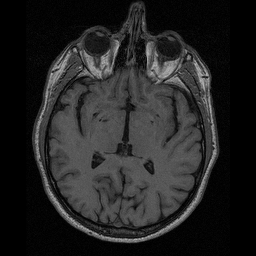
#> input picture data/lab-01-data/brain-slice40.tiff, 256 x 256 px, found by its file name; its folder holds 4 pictures in this run
$ jupyter execute --allow-errors lab_01_segmentation.ipynb   (shell and % lines are left out)
#> lines starting #> are read from the running program, lines starting #| are printed output that depends on the picture; after the words box and inside, x2 and y2 are one past the last pixel; in counts of white or black regions, pixels touching at a corner belong together; long printed decimals are rounded
# [IAPR 2020:][iapr2020] Lab 1 ‒  Image segmentation

**Authors:** Claire Meyer, Nicolas Furrer, Philipp Schuler
**Due date:** 26.03.2020

[iapr2018]: https://github.com/LTS5/iapr-2020

## Extract relevant data
We first need to extract the `lab-01-data.tar.gz` archive.
To this end, we use the [tarfile] module from the Python standard library.

[tarfile]: https://docs.python.org/3.6/library/tarfile.html

[cell 1]
import tarfile
import os

data_base_path = os.path.join(os.pardir, 'data')
data_folder = 'lab-01-data'
#tar_path = os.path.join(data_base_path, data_folder + '.tar.gz')
#with tarfile.open(tar_path, mode='r:gz') as tar:
#    tar.extractall(path=data_base_path)

## Part 1: Brain segmentation

Your goal: compute the size of the brain (in pixels) in a 2D image of a human head taken by Magnetic Resonance Imaging (MRI).
* Try as many methods as you can, the more the better.
* At least region growing and contour detection.

### 1.1 Brain image visualization

[cell 2]
import skimage.io
import matplotlib.pyplot as plt

import cv2 as cv
import numpy as np

# Load image
data_path = os.path.join(data_base_path, data_folder)
brain_im = skimage.io.imread(os.path.join(data_path, 'brain-slice40.tiff'))
#> brain_im is the input picture: shape (256, 256); min 0, max 189, mean 35.2
im_h, im_w = brain_im.shape
#> im_h = 256; im_w = 256

fig, ax = plt.subplots(1, 1, figsize=(6, 6))
ax.imshow(brain_im, cmap='gray')
ax.set_title('MRI brain image ({} px, {} px)'.format(im_h, im_w))
ax.axis('off')
plt.show()
print("Done")

### 1.2 Region growing
Add your implementation and discussion

[cell 3]
def region_growing_openCV(image, seed, low_threshold, high_threshold):
#> called with seed = (150, 150), low_threshold = 6, high_threshold = 6
    mask = np.zeros((im_h+2,im_w+2),np.uint8)
    cv.floodFill(image, mask, seed, 255,low_threshold, high_threshold)
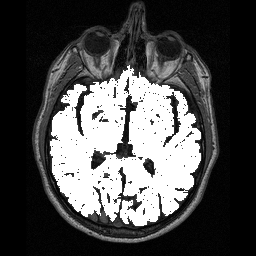
#> image: shape (256, 256); min 0, max 255, mean 76.7
    return image, mask


brain_im_c = brain_im.copy()
seed = (150,150)
image, mask = region_growing_openCV(brain_im_c, seed, 6, 6)
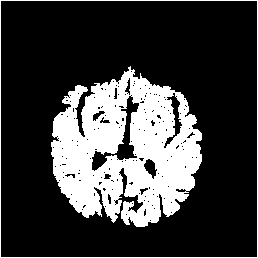
#> mask: shape (258, 258); values 0 (black) and 1 (white), 24.5% white; 2 white regions, box (x1, y1, x2, y2) and area: (51, 66, 202, 227) 15280, (0, 0, 258, 258) 1028
mask_h, mask_w = mask.shape
#> mask_h = 258; mask_w = 258
count = 0
for x in range(mask_w):
    for y in range(mask_h):
        if mask[x,y]==1:
            count = count + 1
#> after the loop, count = 16308


#Plot
print("Seed : " , seed)
print("Brain size : ", count, " Pixels")
#| Brain size :  16308  Pixels
ax = plt.subplot(1,3,1)
ax.set_title("Base image")
ax.imshow(brain_im, cmap='gray')
ax.axis('off')
ax = plt.subplot(1,3,2)
ax.set_title("Brain detection")
ax.imshow(image, cmap='gray')
ax.axis('off')
ax = plt.subplot(1,3,3,)
ax.set_title("Brain mask")
ax.imshow(mask, cmap ='gray')
ax.axis('off')
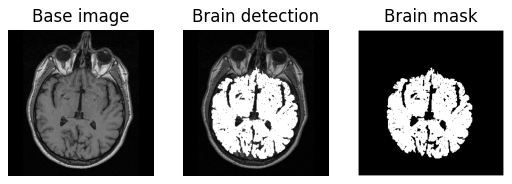
#> figure drawn by matplotlib, 3 panels

#### Discussion
Cest la la discussion

### 1.3 Contour detection
Add your implementation and discussion

[cell 4]
import numpy as np
import cv2 as cv

# Image in CV format
original_img = cv.imread(os.path.join(data_path, 'brain-slice40.tiff'),0)

# Canny detection
kernel = np.zeros((3,3),np.uint8)
cv.circle(img=kernel, center=(1,1), radius=1, color=255, thickness=-1)
edges_img = cv.Canny(image=original_img,threshold1=85,threshold2=200,apertureSize=3)
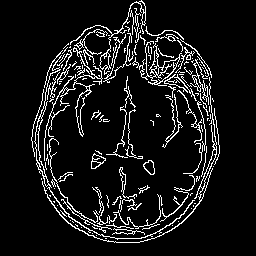
#> edges_img: shape (256, 256); 9.1% white in thin lines or dots, all inside (x1, y1, x2, y2) = (31, 0, 220, 243)
dilated_edges_img = cv.dilate(edges_img,kernel,iterations = 1)
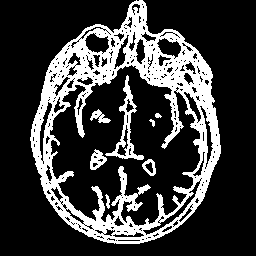
#> dilated_edges_img: shape (256, 256); 23.3% white; 8 white regions, largest, box (x1, y1, x2, y2) and area: (30, 0, 221, 244) 14027, (105, 75, 144, 160) 695, (90, 149, 107, 170) 195

# Flood-filling from pixel (0, 0)
h, w = edges_img.shape[:2]
#> h = 256; w = 256
mask = np.zeros((h+2, w+2), np.uint8)
flooded_img = dilated_edges_img.copy()
cv.floodFill(flooded_img, mask, (150,150), 255);
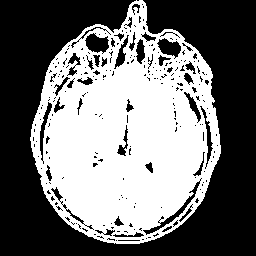
#> flooded_img: shape (256, 256); 44.8% white; 1 white region, box (x1, y1, x2, y2) and area: (30, 0, 221, 244) 29368

# Inversion of the flood filled image
flooded_img = cv.bitwise_not(flooded_img)

# Combination of the thresholded image with the inverted flood filled image using bitwise OR operation
dilated_segmented_img = cv.bitwise_or(dilated_edges_img,flooded_img)
#> dilated_segmented_img: shape (256, 256); 78.5% white; 1 black region, box (x1, y1, x2, y2) and area: (50, 65, 200, 226) 14107
segmented_img = cv.erode(dilated_segmented_img,kernel,iterations = 1)
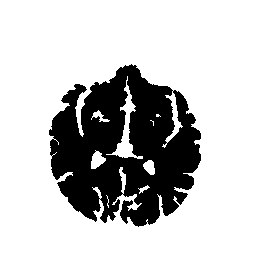
#> segmented_img: shape (256, 256); 76% white; 1 black region, box (x1, y1, x2, y2) and area: (49, 64, 201, 227) 15742

# Number of pixels
n = np.sum(segmented_img == 255)
#> n = 49794
print(f"number of white pixels : {n}")
#| number of white pixels : 49794
print(f"proportion with respect to image size : {n/(256*256)}")
#| proportion with respect to image size : 0.7598

# [9 lines of commented-out code are left out]
plt.subplot(231),plt.imshow(edges_img,cmap = 'gray')
plt.title('Original Image'), plt.xticks([]), plt.yticks([])
plt.subplot(232),plt.imshow(dilated_edges_img,cmap = 'gray')
plt.title('Edge Image'), plt.xticks([]), plt.yticks([])
plt.subplot(233),plt.imshow(flooded_img,cmap = 'gray')
plt.title('Circle kernel'), plt.xticks([]), plt.yticks([])
#> (the rest of this cell did not finish here and is left out)

### 1.4 Additional method(s)
Add your implementation and discussion

## Part 2: Shape/color segmentation

You will find hereafter three pictures taken under three different illuminations, containing some shapes with different colors. We ask you to create a routine to:

1. Count the number of shapes of each color.
2. Compute the total area (in pixels) of each color.

Please note that one specific challenge is to be robust to illumination changes. Therefore some kind of intensity normalization should probably be used.

**Note:** the routine(s) that you will write for this exercise will be useful for the final project as well, so pay special attention to it.

### 2.1 Visualization

[cell 5]
# Load images
im_names = ['arena-shapes-01', 'arena-shapes-02', 'arena-shapes-03']
filenames = [os.path.join(data_path, name) + '.png' for name in im_names]
ic = skimage.io.imread_collection(filenames)
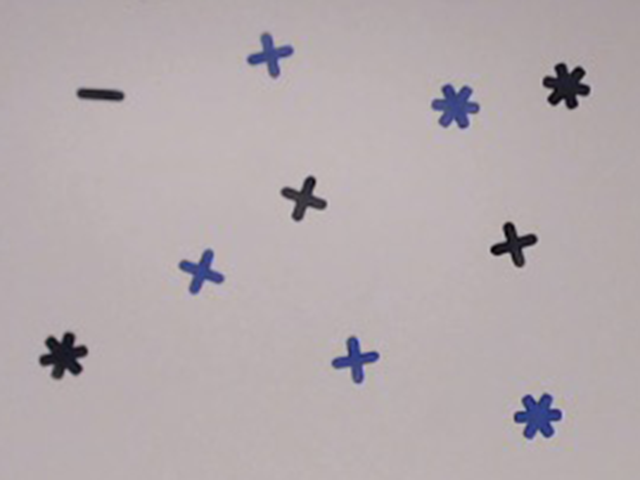
#> input picture data/lab-01-data/arena-shapes-01.png, 640 x 480 px
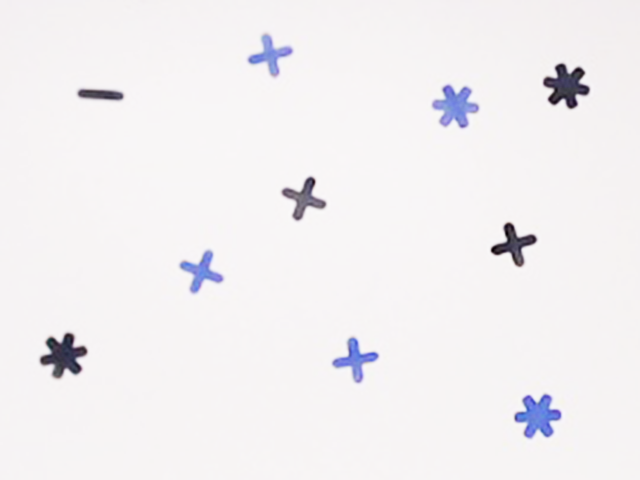
#> input picture data/lab-01-data/arena-shapes-02.png, 640 x 480 px
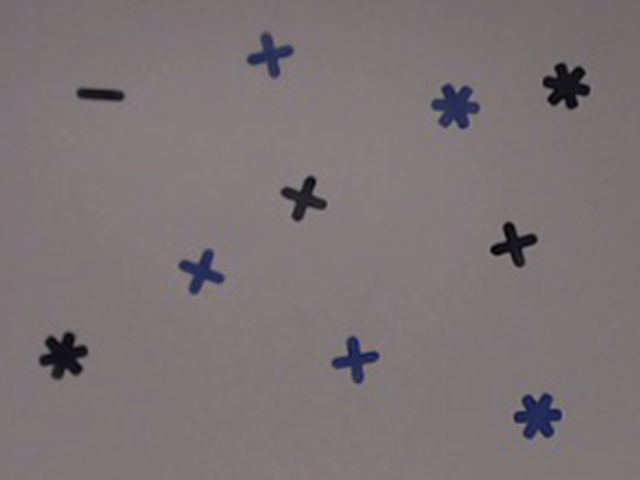
#> input picture data/lab-01-data/arena-shapes-03.png, 640 x 480 px
#> ic = 3 items
images = skimage.io.concatenate_images(ic)
print('Number of images: ', images.shape[0])
#| Number of images:  3
print('Image size: {}, {} '.format(images.shape[1], images.shape[2]))
#| Image size: 480, 640
print('Number of color channels: ', images.shape[-1])
#| Number of color channels:  3

[cell 6]
# Plot images
fig, axes = plt.subplots(1, 3, figsize=(12, 12))
for ax, im, nm in zip(axes.ravel(), images, im_names):
    ax.imshow(im)
    ax.axis('off')
    ax.set_title(nm)
#> this loop made 3 passes
#> nm on passes 1 to 3: 'arena-shapes-01', 'arena-shapes-02', 'arena-shapes-03'
plt.show()
